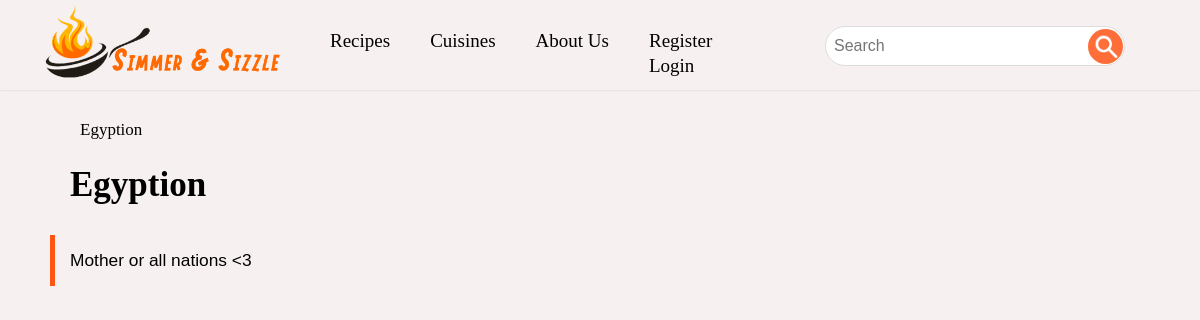
The app's page /cuisines/1, older data.
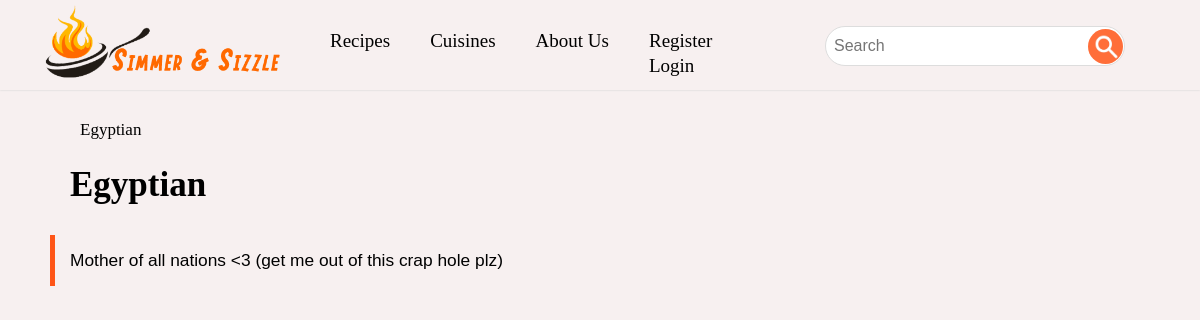
The same page, newer data.
### RecipeFinder/models.py (models this page shows, shortened)
class Cuisine(models.Model):
    name = models.CharField(max_length=100, validators=[alpha])
    info = models.TextField(max_length=1000)

### RecipeFinder/views.py (the view)
# urls.py: path("cuisines/<int:id>", views.cuisine_view, name="cuisine"),
def cuisine_view(request, id):
    cuisine = models.Cuisine.objects.get(id=id)
    API = []
    for course in models.Recipe.courses():
        API.append({
            "header": course,
            "request": {
                "cuisine": id,
                "course": course
            },
            "id": f"{cuisine.name}-{course}-container",
            "url": reverse("course", args=(id, course)),
        })
    linkHistory = [
        {
            "name": cuisine.name,
            "ref": reverse("cuisine", args=(cuisine.id,))
        }
    ]
    return render(request, "RecipeFinder/index.html", {
        "linkHistory": linkHistory,
        "header": cuisine.name,
        "info": cuisine.info,
        "cuisines": models.Cuisine.objects.all(),
        "API": API,
    })

### RecipeFinder/models.py (called while the page is built)
    @classmethod
    def courses(cls):
        coursesList = []
        for course in cls.courses_pairs:
            coursesList.append(course[0])
        return coursesList

### RecipeFinder/templates/RecipeFinder/index.html (shortened to what this page needs)
{% extends "RecipeFinder/layout.html" %}
{% load static %}
{% block main_view %}
<div class="category-header">{{ header }}</div>
{% if info %}
<div class="cool-text-container">
    {{ info }}
</div>
{% endif %}
{% endblock %}

### RecipeFinder/templates/RecipeFinder/layout.html (shortened to what this page needs)
{% extends 'RecipeFinder/nav.html' %}
{% load static %}
{% block body %}
<div class="main-view">
    {% if linkHistory %}
        <ul id="link-history">
            {% for link in linkHistory %}
            <li><a href="{{ link.ref }}" class="navbar-link-item norm-link">{{ link.name }}</a></li>
            {% endfor %}
        </ul>
    {% endif %}
    {% block main_view %}
    {% endblock %}
</div>
{% endblock %}

### RecipeFinder/templates/RecipeFinder/nav.html (shortened to what this page needs)
{% load static %}
<!DOCTYPE html>
<html lang="en">
    <head>
        <link rel="stylesheet" href="{% static 'RecipeFinder/styles.css' %}">
    </head>
    <body>
        <nav class="navbar-container">
            <div class="navbar row">
                <a href="{% url 'index' %}" class="navbar-logo">
                    <img src="{% static 'RecipeFinder/logo.png' %}" width="280">
                </a>
                <div class="navbar-items row">
                    <a href="{% url 'recipes' %}" class="navbar-link-item norm-link">Recipes</a>
                    <div class="drop-down-menu">
                        <a class="drop-down-button navbar-link-item norm-link">Cuisines</a>
                    </div>
                    <a href="{% url 'about' %}" class="navbar-link-item norm-link">About Us</a>
                    <div class="drop-down-menu">
                        {% if user.is_authenticated %}
                        <a class="drop-down-button navbar-link-item norm-link">{{ user.username }}</a>
                        <div class="drop-down-options">
                            {% if user.isAdmin %}
                            <a href="{% url 'chef' user.username %}" class="navbar-link-item norm-link">Your Recipes</a>
                            <a href="{% url 'add_recipe' %}" class="navbar-link-item norm-link">Add Recipe</a>
                            {% endif %}
                            <a href="{% url 'favourites' %}" class="navbar-link-item norm-link">Favourites</a>
                            <a href="{% url 'logout' %}" class="navbar-link-item norm-link">Logout</a>
                        </div>
                        {% else %}
                        <a href="{% url 'register' %}" class="navbar-link-item norm-link">Register</a>
                        <a href="{% url 'login' %}" class="navbar-link-item norm-link">Login</a>
                        {% endif %}
                    </div>
                </div>
                <form action="{% url 'search' %}" method="get">
                    <div class="navbar-search row">
                        <input name="q" type="text" class="cool-form form-peach" placeholder="Search" value="{{ past_query }}">
                        <button type="submit" class="cool-button button-peach"></button>
                    </div>
                </form>
            </div>
        </nav>
        {% block body %}
        {% endblock %}
    </body>
</html>

### RecipeFinder/static/RecipeFinder/styles.css (style rules this page uses)
body { padding: 0px; margin: 0px; font-family: sans-serif; background-color: #f7f0f0; }
body, .cool-form, .cool-button, .bland-button, .danger-button { font-size: 12pt; }
.main-view { padding: 100px 50px; }
.row, .row-sp { display: flex; }
a.norm-link { text-decoration: none; color: black; }
.cool-form:not(input[type="checkbox"]) { display: block; padding: 8px; border: 1px solid #ddd; border-radius: 5px; box-sizing: border-box; width: 100%; background-color: rgba(0, 0, 0, 0); transition: all 0.2s ease-in-out; }
.cool-button, .bland-button, .danger-button { padding: 7px 10px ; border: 1px solid orangered; border-radius: 7px; background-color: rgba(0, 0, 0, 0); color: orangered; text-decoration: none; display: inline-block; transition: all 0.3s; box-sizing: border-box; }
.fancy-header, .category-header { font-size: 27px; font-family: cursive; font-weight: 550; }
.cool-text-container { border-left: 5px solid rgba(255, 69, 0, 0.9); font-size: 13pt; margin: 30px 0px; padding: 15px; max-width: 100%; }
.navbar-container { position: fixed; width: 100%; height: 90px; box-shadow: 0px 0px 2px #ccc; font-size: 19px; z-index: 1; background-color: #f7f0f0; font-family: "Comic Sans MS", "Comic Sans", cursive; }
.navbar { width: 95%; height: 50%; padding: 30px; }
.navbar-logo { margin-right: auto; position: relative; top: -90%; }
.navbar-items { flex-basis: 60%; justify-content: center; }
.navbar-link-item { display: inline-block; margin: 0px 20px; height: 25px; transition: all 0.15s; white-space: nowrap; }
.navbar-search { height: 40px; position: relative; top: -10%; }
.navbar-search > input[type=text] { width: 300px; margin: 0px 10px; background-color: white; border-radius: 60px; }
.navbar-search > [type=submit] { width: 35px; height: 35px; background-image: url(search-bar-icon.png); background-size: 25px; background-position: 5px 4px; background-repeat: no-repeat; border-radius: 50%; position: relative; top: 3px; left: -47px; background-color: rgb(255, 110, 57); border-color: rgba(0, 0, 0, 0); }
.drop-down-menu { position: relative; display: inline-block; }
.category-header { margin: 0px 20px; font-size: 35px; }
#link-history { font-size: 17px; font-family: cursive; padding: 10px; margin: 10px 0px; }
#link-history > li { all: unset; }

Row changes from the older to the newer data that the page shows:
changed Cuisine: name "Egyption" → "Egyptian"; info "Mother or all nations <3" → "Mother of all nations <3 (get me out of this crap hole plz)"
Text that changed along with them:
new list line: "Egyptian"
list line gone: "Egyption"
